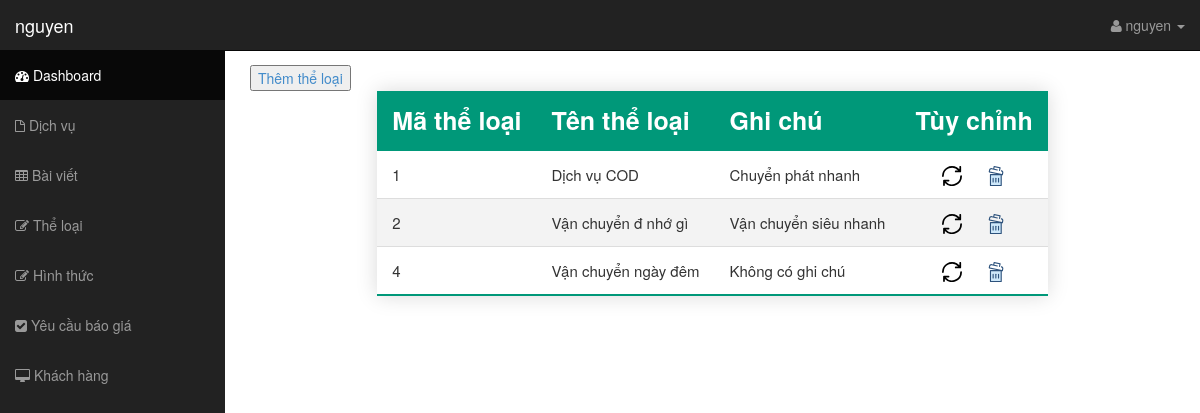
The app's page /controller/admin.php?view=theloai (signed in), older data.
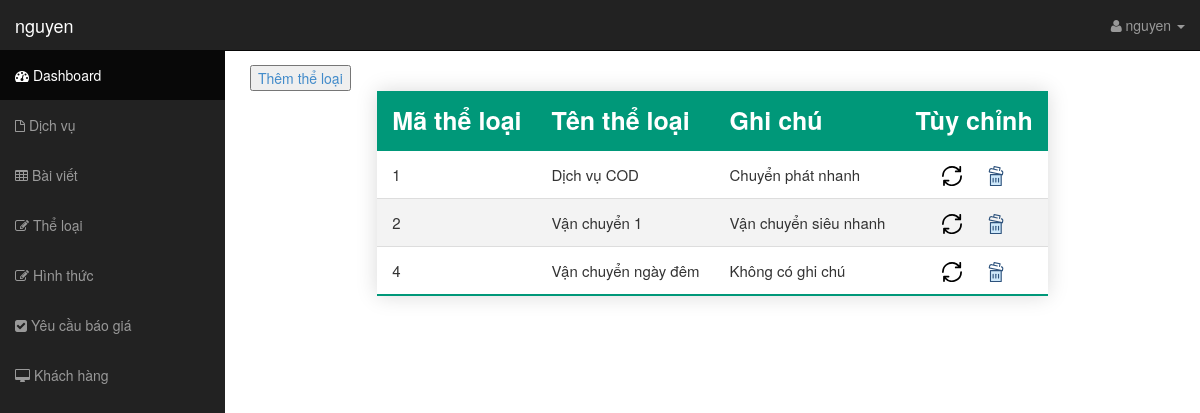
The same page, newer data.
### tables this page shows
CREATE TABLE `theloai` (
  `matheloai` int(11) NOT NULL,
  `tentheloai` varchar(255) NOT NULL,
  `ghichu` varchar(255) DEFAULT 'Không có ghi chú'
);

### controller/admin.php (called while the page is built)
<?php
include "../view/admin/header.php";
include "../view/admin/admin.php";
include "../view/admin/footer.php";
?>

### model/thuvien.php (called while the page is built, shortened)
<?php
function showDatabase($pdo, $table) {
	$select = "SELECT * FROM $table";
	$stmt = $pdo->prepare($select);
	$stmt->execute();
	$element = $stmt->fetchAll(PDO::FETCH_ASSOC);
	return $element;
}
?>

### view/admin/theloai.php (the view)
<div>
    <button>
        <a href="../controller/them_dm.php">Thêm thể loại</a>
    </button>
</div>
<table class="styled-table">
    <thead>
        <tr>
            <th>Mã thể loại</th>
            <th>Tên thể loại</th>
            <th>Ghi chú</th>
            <th>Tùy chỉnh</th>
        </tr>
    </thead>
    <tbody>
        <?php
            $table = "theloai";
            $row = showDatabase($pdo, $table);
            foreach ($row as $value) {
        ?>
            <tr>
                <td><?php echo $value['matheloai'];?></td>
                <td><?php echo $value['tentheloai'];?></td>
                <td><?php echo $value['ghichu'];?></td>
                <td class="option">
                    <a class="update" href="../controller/sua_dm.php?matheloai=<?php echo $value['matheloai'];?>" value="">
                        <img src="../view/images/icon/update.svg" title="<?php echo $value['matheloai'];?>" alt="Cập nhật">
                    </a>
                    <a href="../controller/xoa_dm.php?matheloai=<?php echo $value['matheloai'];?>">
                        <img src="../view/images/icon/delete.svg" title="Xóa" alt="Xóa">
                    </a>
                </td>
            </tr>
        <?php } ?>
    </tbody>
</table>

Row changes from the older to the newer data that the page shows:
changed theloai "Vận chuyển siêu nhanh": tentheloai "Vận chuyển đ nhớ gì" → "Vận chuyển 1"
